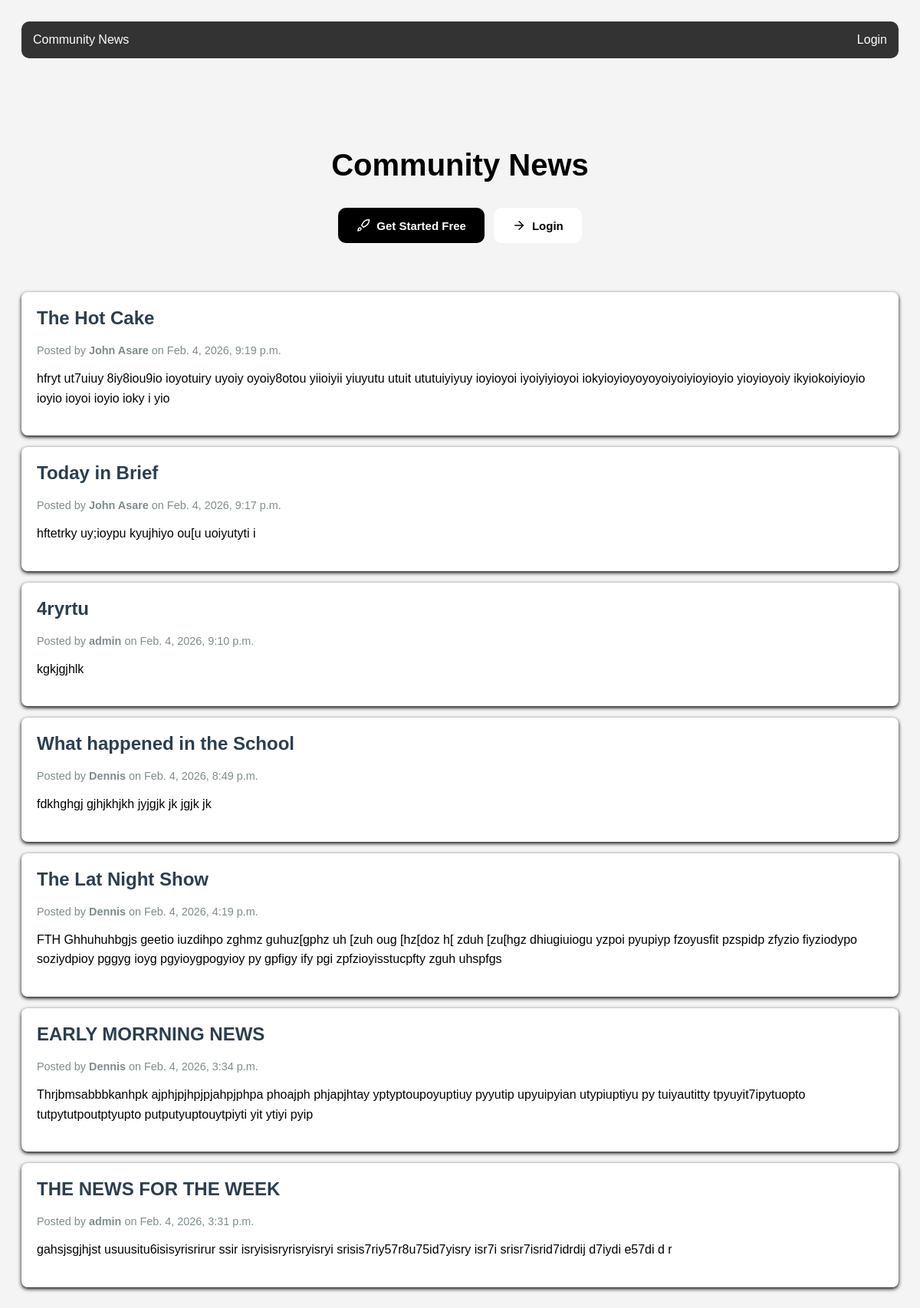
The page / on the database its author committed.
### post/models.py (models this page shows, shortened)
class Post(models.Model):
   author = models.ForeignKey(User, on_delete=models.CASCADE)
   title = models.CharField(max_length=100)
   body = models.TextField()
   created_at = models.DateTimeField(auto_now_add=True)

### post/views.py (the view)
# urls.py: path('', views.index, name='index'),
def index(request):
    all_posts = Post.objects.all().order_by('-created_at')
    return  render(request , 'index.html', {'posts':all_posts })

### templates/index.html (shortened to what this page needs)
<!DOCTYPE html>
<html lang="en">
<head>
</head>
<body>
    <div class="navbar">
        <span>Community News</span>
        <div style="float:right;">
             {% if user.is_authenticated %}
             <span> Welcome, {{ user.username }}! </span>
             {% else %}
             <a href="login" style="text-decoration: none ; color: #fff;">Login</a>
             {% endif %}
        </div>
    </div>
    {% if user.is_authenticated %}
    <div style="margin-bottom: 20px">
        <div class="cta-buttons">
                <a href="create_post" class="cta-btn primary"><svg width="18" height="18" viewBox="0 0 24 24" fill="none"
                        stroke="currentColor" stroke-width="2" stroke-linecap="round" stroke-linejoin="round">
                        <path
                            d="M4.5 16.5c-1.5 1.26-2 5-2 5s3.74-.5 5-2c.71-.84.7-2.13-.09-2.91a2.18 2.18 0 0 0-2.91-.09z">
                        </path>
                        <path
                            d="m12 15-3-3a22 22 0 0 1 2-3.95A12.88 12.88 0 0 1 22 2c0 2.72-.78 7.5-6 11a22.35 22.35 0 0 1-4 2z">
                        </path>
                    </svg>Create New Post</a>
                <a href="logout" class="cta-btn secondary"><svg width="18" height="18" viewBox="0 0 24 24" fill="none"
                        stroke="currentColor" stroke-width="2" stroke-linecap="round" stroke-linejoin="round">
                        <line x1="5" y1="12" x2="19" y2="12"></line>
                        <polyline points="12 5 19 12 12 19"></polyline>
                    </svg>Logout</a>
                     <a href="user_posts" class="cta-btn primary"><svg width="18" height="18" viewBox="0 0 24 24" fill="none"
                        stroke="currentColor" stroke-width="2" stroke-linecap="round" stroke-linejoin="round">
                        <path
                            d="M4.5 16.5c-1.5 1.26-2 5-2 5s3.74-.5 5-2c.71-.84.7-2.13-.09-2.91a2.18 2.18 0 0 0-2.91-.09z">
                        </path>
                        <path
                            d="m12 15-3-3a22 22 0 0 1 2-3.95A12.88 12.88 0 0 1 22 2c0 2.72-.78 7.5-6 11a22.35 22.35 0 0 1-4 2z">
                        </path>
                    </svg>Your Posts</a>
        </div>
    </div>
    {% else %}
    <section class="landing-section">
            <h1>Community News</h1>
            <div class="cta-buttons">
                <a href="register" class="cta-btn primary">Get Started Free</a>
                <a href="login" class="cta-btn secondary"><svg width="18" height="18" viewBox="0 0 24 24" fill="none"
                        stroke="currentColor" stroke-width="2" stroke-linecap="round" stroke-linejoin="round">
                        <line x1="5" y1="12" x2="19" y2="12"></line>
                        <polyline points="12 5 19 12 12 19"></polyline>
                    </svg>Login</a>
            </div>
    </section>
        {% endif %}
    {% for post in posts %}
    <div class="container">
     <div class="post-card">
        <h2 class="post-title">{{post.title}}</h2>
        <div class="post-meta">
            Posted by <strong>{{ post.author.username }}</strong> on {{ post.created_at }}
        </div>
        <p class="post-body">{{ post.body }}</p>
     </div>
    </div>
    {% empty %}
    <p>No news yet. Be the first to post!</p>
    {% endfor %}
</body>
</html>

### templates/index.html (style rules this page uses)
body { font-family: sans-serif; background-color: #f4f4f4; padding: 20px; }
.navbar { background:#333; color: #fff; padding: 15px; margin-bottom: 20px; border: 5px; border-radius: 10px; }
.post-card { background: white; padding: 20px; margin-bottom: 15px; border-radius: 8px; box-shadow: 0 2px 5px rgba(0,0,0,1); }
.post-title { color:#2c3e50; margin-top: 0; }
.post-meta { color:#7f8c8d; font-size: 0.9em; margin-bottom: 10px; }
.post-body { line-height: 1.6; }
.landing-section { text-align: center; padding: 4rem 2rem; max-width: 600px; margin: 0 auto; }
.landing-section h1 { font-size: 2.5rem; font-weight: 700; color: var(--text-primary); }
.cta-buttons { display: flex; gap: 0.75rem; justify-content: center; flex-wrap: wrap; }
.cta-btn { display: inline-flex; align-items: center; gap: 0.5rem; padding: 0.875rem 1.5rem; border-radius: 10px; font-size: 0.9375rem; font-weight: 600; text-decoration: none; transition: all 0.15s ease; }
.cta-btn.primary { background:black; color: white; }
.cta-btn.secondary { background: white; color: var(--text-primary); border: 1px solid var(--border-medium); }
.container { display: grid; grid-template-columns: repeat(auto-fit, minmax(260px, 1fr)); gap: 1.25rem; }

### rows shown on the page
Post: title "The Hot Cake", author.username "John Asare", created_at "Feb. 4, 2026, 9:19 p.m.", body "hfryt ut7uiuy 8iy8iou9io ioyotuiry uyoiy oyoiy8otou yiioiyii yiuyutu utuit ututuiyiyuy ioyioyoi iyoiyiyioyoi iokyioyioyoyoyoiyoiyioyioyio yioyioyoiy ikyiokoiyioyio ioyio ioyoi ioyio ioky i yio"
Post: title "Today in Brief", author.username "John Asare", created_at "Feb. 4, 2026, 9:17 p.m.", body "hftetrky uy;ioypu kyujhiyo ou[u uoiyutyti i"
Post: title "4ryrtu", author.username "admin", created_at "Feb. 4, 2026, 9:10 p.m.", body "kgkjgjhlk"
Post: title "What happened in the School", author.username "Dennis", created_at "Feb. 4, 2026, 8:49 p.m.", body "fdkhghgj gjhjkhjkh jyjgjk jk jgjk jk"
Post: title "The Lat Night Show", author.username "Dennis", created_at "Feb. 4, 2026, 4:19 p.m.", body "FTH Ghhuhuhbgjs geetio iuzdihpo zghmz guhuz[gphz uh [zuh oug [hz[doz h[ zduh [zu[hgz dhiugiuiogu yzpoi pyupiyp fzoyusfit pzspidp zfyzio fiyziodypo soziydpioy pggyg ioyg pgyioygpogyioy py gpfigy ify pgi zpfzioyisstucpfty zguh uhspfgs"
Post: title "EARLY MORRNING NEWS", author.username "Dennis", created_at "Feb. 4, 2026, 3:34 p.m.", body "Thrjbmsabbbkanhpk ajphjpjhpjpjahpjphpa phoajph phjapjhtay yptyptoupoyuptiuy pyyutip upyuipyian utypiuptiyu py tuiyautitty tpyuyit7ipytuopto tutpytutpoutptyupto putputyuptouytpiyti yit ytiyi pyip"
Post: title "THE NEWS FOR THE WEEK", author.username "admin", created_at "Feb. 4, 2026, 3:31 p.m.", body "gahsjsgjhjst usuusitu6isisyrisrirur ssir isryisisryrisryisryi srisis7riy57r8u75id7yisry isr7i srisr7isrid7idrdij d7iydi e57di d r"
